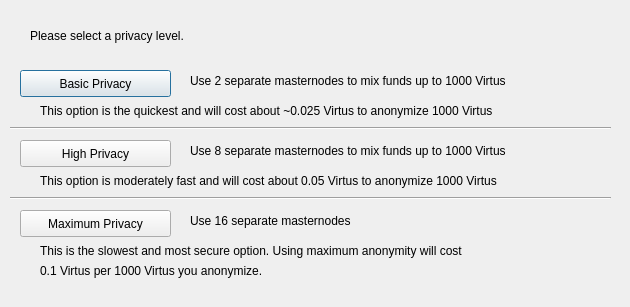
<?xml version="1.0" encoding="UTF-8"?>
<ui version="4.0">
 <class>DarksendConfig</class>
 <widget class="QDialog" name="DarksendConfig">
  <property name="geometry">
   <rect>
    <x>0</x>
    <y>0</y>
    <width>630</width>
    <height>307</height>
   </rect>
  </property>
  <property name="windowTitle">
   <string>Configure PrivateSend</string>
  </property>
  <widget class="QPushButton" name="buttonBasic">
   <property name="geometry">
    <rect>
     <x>20</x>
     <y>70</y>
     <width>151</width>
     <height>27</height>
    </rect>
   </property>
   <property name="text">
    <string>Basic Privacy</string>
   </property>
  </widget>
  <widget class="QPushButton" name="buttonHigh">
   <property name="geometry">
    <rect>
     <x>20</x>
     <y>140</y>
     <width>151</width>
     <height>27</height>
    </rect>
   </property>
   <property name="text">
    <string>High Privacy</string>
   </property>
  </widget>
  <widget class="QPushButton" name="buttonMax">
   <property name="geometry">
    <rect>
     <x>20</x>
     <y>210</y>
     <width>151</width>
     <height>27</height>
    </rect>
   </property>
   <property name="text">
    <string>Maximum Privacy</string>
   </property>
  </widget>
  <widget class="QLabel" name="label">
   <property name="geometry">
    <rect>
     <x>30</x>
     <y>20</y>
     <width>571</width>
     <height>31</height>
    </rect>
   </property>
   <property name="text">
    <string>Please select a privacy level.</string>
   </property>
  </widget>
  <widget class="QLabel" name="label_2">
   <property name="geometry">
    <rect>
     <x>190</x>
     <y>70</y>
     <width>421</width>
     <height>21</height>
    </rect>
   </property>
   <property name="text">
    <string>Use 2 separate masternodes to mix funds up to 1000 Virtus</string>
   </property>
  </widget>
  <widget class="QLabel" name="label_3">
   <property name="geometry">
    <rect>
     <x>190</x>
     <y>140</y>
     <width>411</width>
     <height>21</height>
    </rect>
   </property>
   <property name="text">
    <string>Use 8 separate masternodes to mix funds up to 1000 Virtus</string>
   </property>
  </widget>
  <widget class="QLabel" name="label_4">
   <property name="geometry">
    <rect>
     <x>190</x>
     <y>210</y>
     <width>421</width>
     <height>21</height>
    </rect>
   </property>
   <property name="text">
    <string>Use 16 separate masternodes</string>
   </property>
  </widget>
  <widget class="QLabel" name="label_6">
   <property name="geometry">
    <rect>
     <x>40</x>
     <y>100</y>
     <width>561</width>
     <height>21</height>
    </rect>
   </property>
   <property name="text">
    <string>This option is the quickest and will cost about ~0.025 Virtus to anonymize 1000 Virtus</string>
   </property>
  </widget>
  <widget class="QLabel" name="label_7">
   <property name="geometry">
    <rect>
     <x>40</x>
     <y>170</y>
     <width>561</width>
     <height>21</height>
    </rect>
   </property>
   <property name="text">
    <string>This option is moderately fast and will cost about 0.05 Virtus to anonymize 1000 Virtus</string>
   </property>
  </widget>
  <widget class="QLabel" name="label_8">
   <property name="geometry">
    <rect>
     <x>40</x>
     <y>240</y>
     <width>561</width>
     <height>21</height>
    </rect>
   </property>
   <property name="text">
    <string>This is the slowest and most secure option. Using maximum anonymity will cost</string>
   </property>
  </widget>
  <widget class="QLabel" name="label_9">
   <property name="geometry">
    <rect>
     <x>40</x>
     <y>260</y>
     <width>561</width>
     <height>21</height>
    </rect>
   </property>
   <property name="text">
    <string>0.1 Virtus per 1000 Virtus you anonymize.</string>
   </property>
  </widget>
  <widget class="Line" name="line">
   <property name="geometry">
    <rect>
     <x>10</x>
     <y>120</y>
     <width>601</width>
     <height>16</height>
    </rect>
   </property>
   <property name="orientation">
    <enum>Qt::Horizontal</enum>
   </property>
  </widget>
  <widget class="Line" name="line_2">
   <property name="geometry">
    <rect>
     <x>10</x>
     <y>190</y>
     <width>601</width>
     <height>16</height>
    </rect>
   </property>
   <property name="orientation">
    <enum>Qt::Horizontal</enum>
   </property>
  </widget>
 </widget>
 <resources/>
 <connections/>
</ui>
